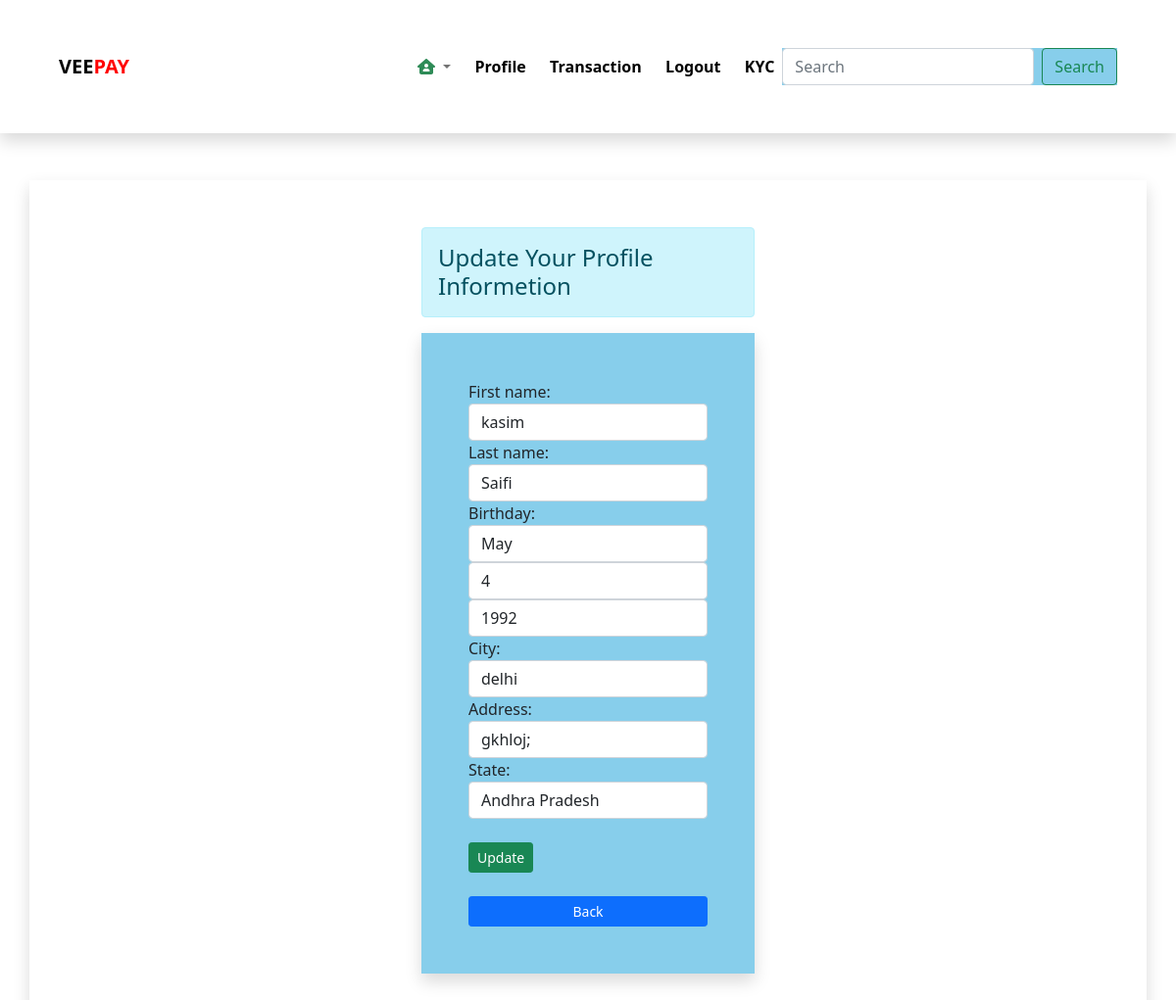
The page /1 (signed in) on the database its author committed.
### enroll/models.py (models this page shows, shortened)
class Profile(models.Model):
    user = models.OneToOneField(User, on_delete=models.CASCADE,null=True, blank=True)
    first_name=models.CharField(max_length=90)
    last_name=models.CharField(max_length=90)
    birthday = models.DateField(default=None)
    city=models.CharField(max_length=90)
    state=models.CharField(max_length=90 , choices=STATE_CHOICES)
    address=models.CharField(max_length=250, default=None)

### enroll/views.py (the view, shortened to what this page needs)
# urls.py: path('<int:id>',Update_user_profile.as_view(), name='updatedata'),
class Update_user_profile(View ):
  def get(self , request , id):
      pi=Profile.objects.get(pk=id)
      form=ProfileForm(instance=pi)
      return render(request , 'profile_edit.html',{'form':form})

### enroll/forms.py
class ProfileForm(forms.ModelForm):
    class Meta:
        model=Profile
        fields=('first_name' , 'last_name' , 'birthday' , 'city','address','state')
        widgets={
            'first_name':forms.TextInput(attrs={'class':'form-control', 'placeholder':'Enter the first name', 'required':'required'}),
            'last_name':forms.TextInput(attrs={'class':'form-control', 'placeholder':'Enter the  last name', 'required':'required'}),
            'birthday':forms.SelectDateWidget(years=range(1980 , 2050) ,attrs={'class':'form-control', 'placeholder':'Enter the birthday', 'required':'required'}),
            'city':forms.TextInput(attrs={'class':'form-control', 'placeholder':'Enter the city', 'required':'required'}),
            'address':forms.TextInput(attrs={'class':'form-control', 'placeholder':'Enter the address', 'required':'required'}),
            'state':forms.Select(attrs={'class':'form-control', 'placeholder':'Enter the state', 'required':'required'}),
        }

### templates/profile_edit.html (shortened to what this page needs)
{%  extends 'base.html' %}
{% block content %}
<div class="container mt-5 shadow p-5">
      <div class="col-sm-6 offset-sm-3">
<div class="row">
    <div class="col-sm-8 offset-2">
    <h4 class="alert alert-info">Update Your Profile Informetion</h4>
  <form action="" method="POST" class="shadow p-5 ">
      {{form.as_table}} <br>
      <div class="row">
        <div class="col-sm-12">
          <input type="submit" value="Update" class="btn btn-success btn-sm d-md-block" >  <br>
          <a href="/profile" class="btn btn-primary btn-sm d-md-block"> Back</a>
        </div>
      </div>
  </form>
    </div>
</div>
 {% endblock %}

### templates/profile_edit.html (style rules this page uses)
form { background-color:skyblue; }

### rows shown on the page
Profile: first_name "kasim", last_name "Saifi", city "delhi", address "gkhloj;", state "Andhra Pradesh"
